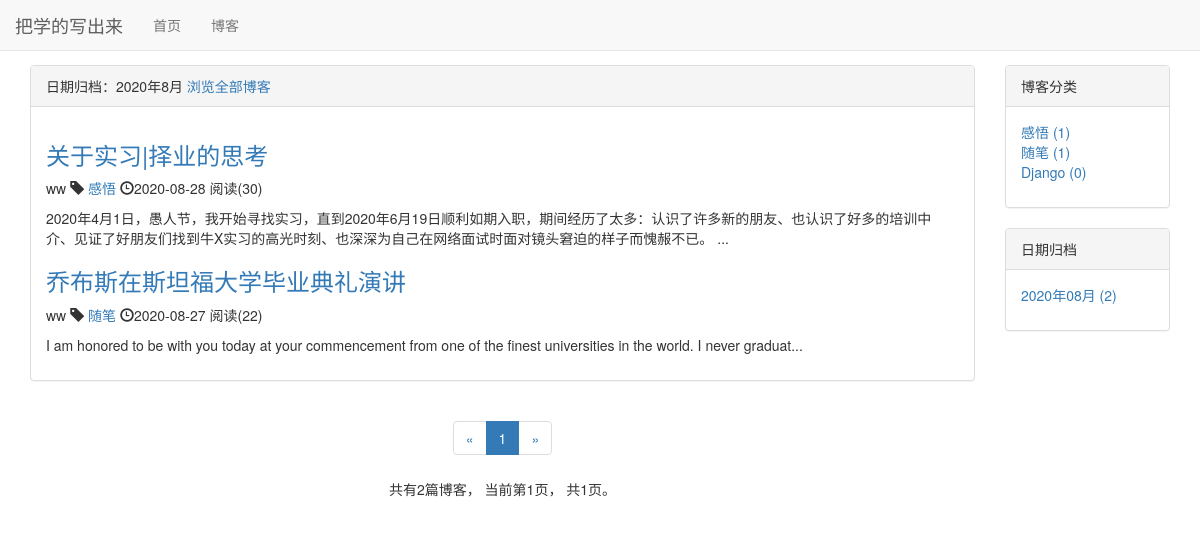
Screenshot of /blog/date/2020/8 with the database file from the repository.
### blog/models.py (models this page shows, shortened)
class Blog(models.Model, ReadNumExpandMethod):
    title = models.CharField(max_length=50)
    blog_type = models.ForeignKey(BlogType, on_delete=models.DO_NOTHING)
    content = RichTextUploadingField()
    author = models.ForeignKey(User, on_delete=models.DO_NOTHING)
    created_time = models.DateTimeField(auto_now_add=True)
    last_updated_time = models.DateTimeField(auto_now=True)
    class Meta:
        ordering = ['-created_time']

class BlogType(models.Model):
    type_name = models.CharField(max_length=15)
    def __str__(self):
        return self.type_name

### read_statistics/models.py (models this page shows)
class ReadNum(models.Model):
    read_num = models.IntegerField(default=0)
    content_type = models.ForeignKey(ContentType, on_delete=models.DO_NOTHING)
    object_id = models.PositiveIntegerField()
    content_object = GenericForeignKey('content_type', 'object_id')

### blog/views.py (the view)
# urls.py: path('date/<int:year>/<int:month>', views.blogs_with_date, name="blogs_with_date"),
def blogs_with_date(request, year, month):
    blogs_all_list = Blog.objects.filter(created_time__year=year, created_time__month=month)
    context = get_blogs_list_common_data(request, blogs_all_list)
    context['blogs_with_date'] = '%s年%s月' % (year, month)
    return render(request, 'blog/blogs_with_date.html', context)

### read_statistics/models.py (called while the page is built)
    def get_read_num(self):
        try:
            ct = ContentType.objects.get_for_model(self)
            readnum = ReadNum.objects.get(content_type=ct, object_id=self.pk)
            return readnum.read_num
        except exceptions.ObjectDoesNotExist:
            return 0

### templates/blog/blogs_with_date.html (shortened to what this page needs)
{% extends 'blog/blog_list.html' %}
{% block blog_list_title %}
    日期归档：{{blogs_with_date}}
    <a href="{% url 'blog_list' %}">浏览全部博客</a>
{% endblock %}

### templates/blog/blog_list.html (shortened to what this page needs)
{% extends 'base.html' %}
{% block nav_blog_active %}activate{% endblock %}
{% load static %}
{% block header_extends %}
    <link rel="stylesheet" href="{% static 'blog/blog.css' %}">
{% endblock %}
{% block content %}
    <div class="container">
        <div class="row">
            <div class="col-xs-12 col-sm-8 col-md-9 col-lg-10">
                <div class="panel panel-default">
                    <div class="panel-heading">
                        {% block blog_list_title %}博客列表{% endblock %}
                    </div>
                    <div class="panel-body">
                        {% for blog in blogs %}
                            <h3><a href="{% url 'blog_detail' blog.pk %}">{{ blog.title }}</a></h3>
                            <p class="blog-info">
                                <span>{{ blog.author }}</span>
                                <span class="glyphicon glyphicon-tag"></span>
                                <a href="{% url 'blogs_with_type' blog.blog_type.pk %}">{{ blog.blog_type }}</a>
                                <span class="glyphicon glyphicon-time"></span>{{ blog.created_time|date:"Y-m-d" }}
                                阅读({{ blog.get_read_num }})
                            </p>
                            <p> {{ blog.content|striptags|truncatechars_html:120 }}...</p>
                            {% empty %}
                                 <div class="blog">
                                    <h3>-- 暂无博客，敬请期待 --</h3>
                                 </div>
                        {% endfor %}
                    </div>
                </div>
                <div class="paginator">
                    <ul class="pagination">
                        <li>
                            {% if page_of_blogs.has_previous %}
                                <a href="?page={{ page_of_blogs.pageprevious_page_number }}" aria-label="Previous">
                                    <span aria-hidden="true">&laquo;</span>
                                </a>
                            {% else %}
                                <span aria-hidden="true">&laquo;</span>
                            {% endif %}
                        </li>
                        {% for page_num in page_range %}
                            {% if page_num == page_of_blogs.number %}
                        <li class="active"><a href="?page={{ page_num }}"><span>{{ page_num }}</span></a></li>
                            {% else %}
                                {% if page_num == '...' %}
                                    <li><span>{{ page_num }}</span></li>
                                {% else %}
                                    <li><a href="?page={{ page_num }}">{{ page_num }}</a></li>
                                {% endif %}
                            {% endif %}
                        {% endfor %}
                        <li>
                            {% if page_of_blogs.has_next %}
                                <a href="?page={{ page_of_blogs.next_page_number }}" aria-label="Next">
                                    <span aria-hidden="true">&raquo;</span>
                                </a>
                            {% else %}
                                <span aria-hidden="true">&raquo;</span>
                            {% endif %}
                        </li>
                    </ul>
                    <p>
                        共有{{ page_of_blogs.paginator.count }}篇博客，
                        当前第{{ page_of_blogs.number }}页，
                        共{{page_of_blogs.paginator.num_pages}}页。
                    </p>
                </div>
            </div>
            <div class="hidden-xs col-sm-4 col-md-3 col-lg-2">
                <div class="panel panel-default">
                    <div class="panel-heading">博客分类</div>
                    <div class="panel-body">
                        <ul style="list-style-type: none">
                            {% for blog_type in blog_types %}
                                <li>
                                    <a href="{% url 'blogs_with_type' blog_type.pk %}">
                                        {{blog_type.type_name}} ({{blog_type.blog_count}})
                                    </a>
                                </li>
                            {% empty %}
                                <li>暂无分类</li>
                            {% endfor %}
                        </ul>
                    </div>
                </div>
                <div class="panel panel-default">
                    <div class="panel-heading">日期归档</div>
                    <div class="panel-body">
                        <ul>
                            {% for blog_date, blog_count in blog_dates.items %}
                                <li>
                                    <a href="{% url 'blogs_with_date' blog_date.year blog_date.month %}">
                                        {{blog_date|date:"Y年m月" }} ({{ blog_count }})
                                    </a>
                                </li>
                            {% endfor %}
                        </ul>
                    </div>
                </div>
            </div>
        </div>
    </div>
{% endblock %}

### static/base.css (style rules this page uses)
* { margin: 0; padding: 0; }
body { margin-top: 65px; }
ul { list-style-type: none; }

### static/blog/blog.css (style rules this page uses)
div.paginator { text-align: center; }

### rows the page displays
Blog: title "关于实习|择业的思考", author "ww", blog_type "感悟", created_time "2020-08-28", get_read_num "30", content "2020年4月1日，愚人节，我开始寻找实习，直到2020年6月19日顺利如期入职，期间经历了太多：认识了许多新的朋友、也认识了好多的培训中介、见证了好朋友们找到牛X实习的高光时刻、也深深为自己在网络面试时面对镜头窘迫的样子而愧赧不已。"
Blog: title "乔布斯在斯坦福大学毕业典礼演讲", author "ww", blog_type "随笔", created_time "2020-08-27", get_read_num "22", content "I am honored to be with you today at your commencement from one of the finest universities in the world. I never graduat"
BlogType: type_name "感悟", blog_count "1"
BlogType: type_name "随笔", blog_count "1"
BlogType: type_name "Django", blog_count "0"

### other values shown
{{ blogs_with_date }} "2020年8月"
{{ page_num }} "1"
{{ page_of_blogs.paginator.count }} "2"
{{ page_of_blogs.number }} "1"
{{ page_of_blogs.paginator.num_pages }} "1"
{{ blog_date|date:"Y年m月" }} "2020年08月"
{{ blog_count }} "2"
